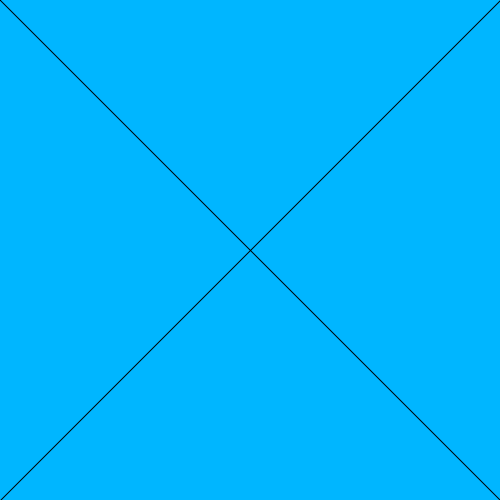
Frame 1 (no input)
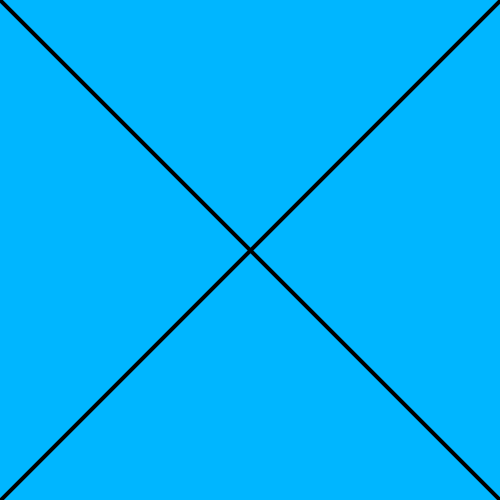
Frame 60 (the mouse pressed at the canvas centre just before this capture)
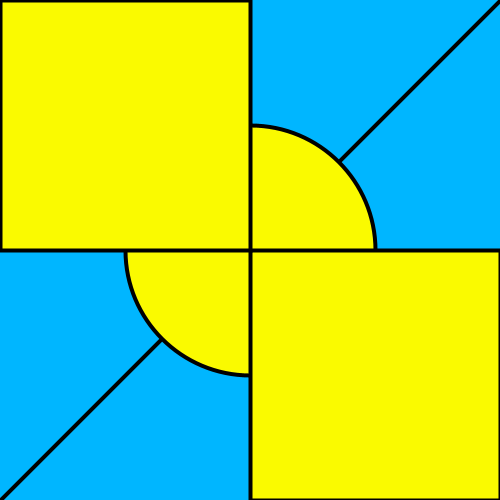
Frame 120 (the mouse held since frame 60 and released just before this capture)

The Processing sketch that drew these frames (run headless with seeded random() and noise(); from frame 60 on, the mouse is pressed at the canvas centre):

// Processing sketch: JC_08_30_19__2
// ── JC_08_30_19__2.pde
void setup() {
    //creates a workplace (X,Y)
  size(500, 500);
}

void draw() {
  //Creates workspace color (R,G,B)
  background(0, 182, 255);
  //draws a line (x1,y1,x2,y2)
  line(0, 0, width, width);
  line(width, 0, 0, height);
  //fills the color of all proceding shapes
  fill(mouseX, mouseY, 0);
  // Draws an ellipse (x1,y1,x2,y2)
  ellipse(width/2, height/2, mouseX, mouseY);
  //Creates a rectangle on the canvas (X1, Y1, X2, Y2)
  rect(width/2, height/2, mouseX, mouseY);
  rect(0, 0, mouseX, mouseY);
  //Changes the line width of a object
  strokeWeight(4);
}
